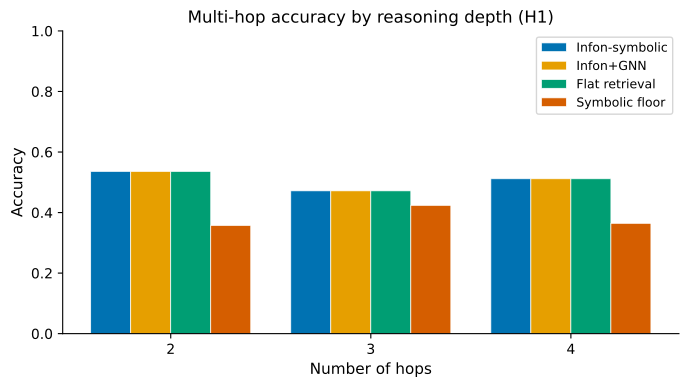

This figure's Python source:
"""
accuracy_by_hop.py — H1 panel figure.

Reads h1_panel.json and produces a grouped bar chart of accuracy vs num_hops,
one series per system.

Usage:
    python accuracy_by_hop.py [--input PATH] [--output PATH]

Defaults:
    --input  paper/results/h1_panel.json
    --output paper/figures/accuracy_by_hop.pdf
"""

import argparse
import json
import os

import matplotlib
matplotlib.use("Agg")
import matplotlib.pyplot as plt
import numpy as np

# Color-blind-safe palette (Wong 2011)
PALETTE = {
    "infon_symbolic": "#0072B2",
    "infon_gnn": "#E69F00",
    "flat_retrieval": "#009E73",
    "symbolic_floor": "#D55E00",
}
DEFAULT_COLORS = ["#0072B2", "#E69F00", "#009E73", "#D55E00"]

DISPLAY_NAMES = {
    "infon_symbolic": "Infon-symbolic",
    "infon_gnn": "Infon+GNN",
    "flat_retrieval": "Flat retrieval",
    "symbolic_floor": "Symbolic floor",
    "nli_classifier": "NLI classifier",
    "llm_zeroshot": "LLM zero-shot",
}


def parse_args() -> argparse.Namespace:
    parser = argparse.ArgumentParser(description="Produce accuracy_by_hop.pdf")
    parser.add_argument(
        "--input",
        default=os.path.join(os.path.dirname(__file__), "..", "results", "h1_panel.json"),
        help="Path to h1_panel.json",
    )
    parser.add_argument(
        "--output",
        default=os.path.join(os.path.dirname(__file__), "accuracy_by_hop.pdf"),
        help="Path for output PDF",
    )
    return parser.parse_args()


def main() -> None:
    args = parse_args()

    with open(args.input, "r", encoding="utf-8") as fh:
        data = json.load(fh)

    systems: list[str] = data["systems"]
    depth_results: list[dict] = data["depth_results"]

    hops = [row["num_hops"] for row in depth_results]
    n_groups = len(hops)
    n_systems = len(systems)

    bar_width = 0.8 / n_systems
    x = np.arange(n_groups)

    fig, ax = plt.subplots(figsize=(7, 4))

    for idx, system in enumerate(systems):
        color = PALETTE.get(system, DEFAULT_COLORS[idx % len(DEFAULT_COLORS)])
        accuracies = [row[system] for row in depth_results]
        offset = (idx - (n_systems - 1) / 2) * bar_width
        ax.bar(
            x + offset,
            accuracies,
            width=bar_width,
            label=DISPLAY_NAMES.get(system, system.replace("_", " ")),
            color=color,
            edgecolor="white",
            linewidth=0.5,
        )

    ax.set_xlabel("Number of hops", fontsize=11)
    ax.set_ylabel("Accuracy", fontsize=11)
    ax.set_title("Multi-hop accuracy by reasoning depth (H1)", fontsize=12)
    ax.set_xticks(x)
    ax.set_xticklabels([str(h) for h in hops])
    ax.set_ylim(0, 1)
    ax.legend(fontsize=9, loc="upper right")
    ax.spines["top"].set_visible(False)
    ax.spines["right"].set_visible(False)

    fig.tight_layout()
    os.makedirs(os.path.dirname(os.path.abspath(args.output)), exist_ok=True)
    fig.savefig(args.output, format="pdf", bbox_inches="tight")
    plt.close(fig)


if __name__ == "__main__":
    main()
